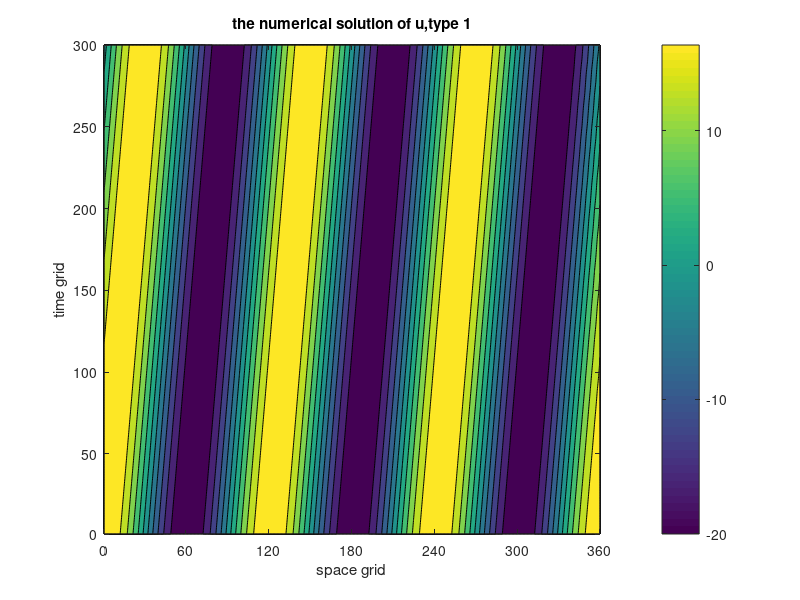
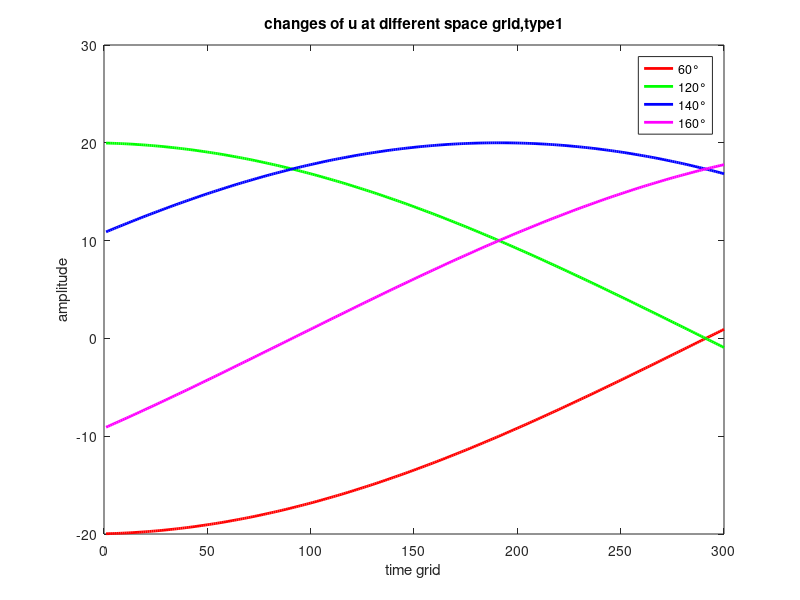
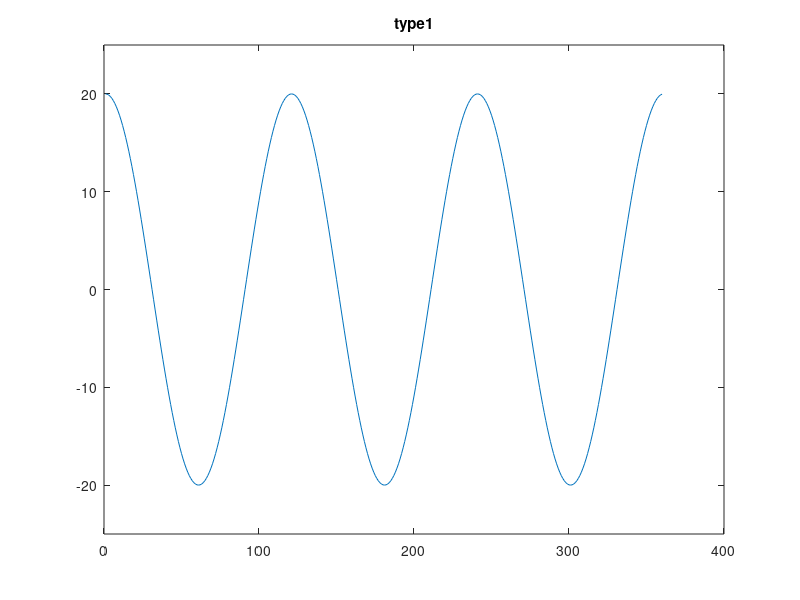

Write MATLAB code to recreate these figures, in order. (Note: this script raises an error after producing the figures.)
%----------------------------------------一维线性平流方程的求解------------------------------------------------------
%-------------------------------------------191830035傅克成----------------------------------------------------------
clc;
%输入默认参数
delta_x=400;
delta_t=2;
c=20;
u_0=20;
%空间步长
m=360;
%时间步长
n=301;
%设置初始参数
sigma=c*delta_t/delta_x;
u=zeros(m+1,n);
for i=1:m+1
    u(i,1)=u_0*cosd(3*(i-1));%---------------下边界
end
for j=1:n
    u(1,j)=u_0*cosd(3*j*sigma);%------------------左边界
end
u(361,:)=u(1,:);
%------------------先对时间前差------------------------
for i=2:m
    u(i,2)=u(i,1)-0.5*sigma*(u(i+1,1)-u(i-1,1));
end
%-----------------再做中央差分-------------------------
for j=2:n
    for i=2:m
        u(i,j+1)=u(i,j-1)+sigma*(u(i-1,j)-u(i+1,j));
    end
end
%----------------将u矩阵转置绘图-----------------------
u=u(1:m,1:n-1)';
figure(1)
contourf(u)
title('the numerical solution of u,type 1')
xlabel('space grid')
xticks([1 60 120 180 240 300 360])
xticklabels({'0','60','120','180','240','300','360'})
ylabel('time grid')
yticks([1 50 100 150 200 250 300])
yticklabels({'0','50','100','150','200','250','300'})
colorbar
saveas(1,'numerical solution of u.png')
figure(2)
plot(u(:,60),'r','LineWidth',2)
hold on
plot(u(:,120),'g','LineWidth',2)
hold on
plot(u(:,140),'b','LineWidth',2)
hold on
plot(u(:,160),'m','LineWidth',2)
hold on
xlabel('time grid')
ylabel('amplitude')
title('changes of u at different space grid,type1')
legend('60°','120°','140°','160°')
saveas(2,'changes of u at different space grid.png')
pic_num = 1;
%------------------------------------------------绘制动图-------------------------------------------------------
for t=1:300
    figure(3)
    plot(u(t,:))
    axis([0 400 -25 25])
    title('type1')
    F=getframe(gcf);
    I=frame2im(F);
    [I,map]=rgb2ind(I,256);
    if pic_num == 1
        imwrite(I,map,'type1.gif','gif', 'Loopcount',inf,'DelayTime',0.001);
    else
        imwrite(I,map,'type1.gif','gif','WriteMode','append','DelayTime',0.001);
    end
    pic_num = pic_num + 1;
end